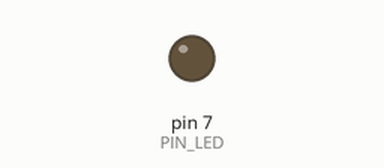
Bench run of a sketch on a simulated Arduino Uno, built with avr-gcc and run on an emulated ATmega328P. Shown: output pins drawn as LEDs (lit = HIGH). Dashed ring = blinking. At 2.0 s the program stops and its outputs stay as they are.

Above: at 0.5 s.
At 1.85 s:
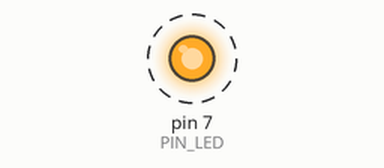
Timing chart, 0 to 3.0 s (numbered marks = the images above):
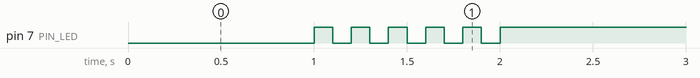

Measured:
- by itself, pin 7 (PIN_LED): alternates HIGH for 0.10 s and LOW for 0.10 s, 11 changes in all, then stays HIGH

The sketch:

05_practice_2.ino
```cpp
#define PIN_LED 7

void setup() {
  Serial.begin(115200);
  while(!Serial);
  pinMode(PIN_LED, OUTPUT);
}

void loop() {
  digitalWrite(PIN_LED, 0);
  delay(1000);
  for(unsigned int i = 1; i <= 10; i++) {
    digitalWrite(PIN_LED, i & 1);
    delay(100);
  }
  digitalWrite(PIN_LED, 1);
  for(;;);
}
```
